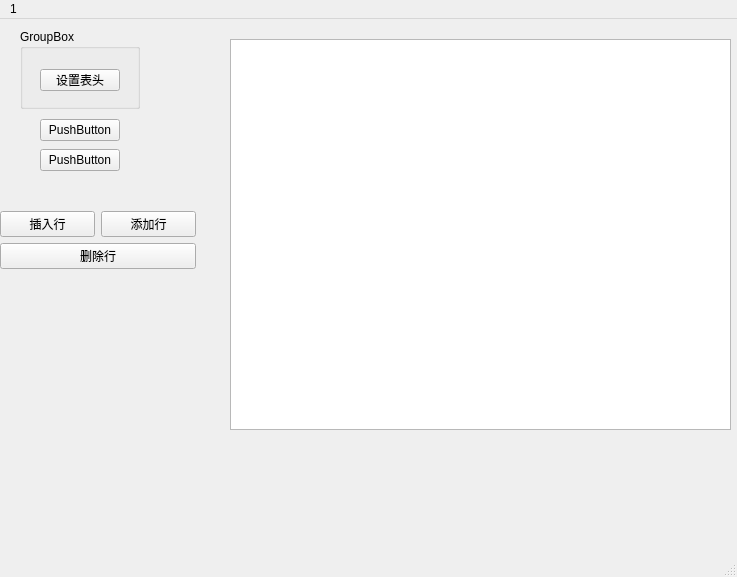
<?xml version="1.0" encoding="UTF-8"?>
<ui version="4.0">
 <class>MainWindow</class>
 <widget class="QMainWindow" name="MainWindow">
  <property name="geometry">
   <rect>
    <x>0</x>
    <y>0</y>
    <width>737</width>
    <height>577</height>
   </rect>
  </property>
  <property name="windowTitle">
   <string>MainWindow</string>
  </property>
  <widget class="QWidget" name="centralwidget">
   <widget class="QGroupBox" name="groupBox">
    <property name="geometry">
     <rect>
      <x>20</x>
      <y>10</y>
      <width>120</width>
      <height>80</height>
     </rect>
    </property>
    <property name="title">
     <string>GroupBox</string>
    </property>
    <widget class="QPushButton" name="pushButton">
     <property name="geometry">
      <rect>
       <x>20</x>
       <y>40</y>
       <width>80</width>
       <height>22</height>
      </rect>
     </property>
     <property name="text">
      <string>设置表头</string>
     </property>
    </widget>
   </widget>
   <widget class="QPushButton" name="pushButton_2">
    <property name="geometry">
     <rect>
      <x>40</x>
      <y>100</y>
      <width>80</width>
      <height>22</height>
     </rect>
    </property>
    <property name="text">
     <string>PushButton</string>
    </property>
   </widget>
   <widget class="QPushButton" name="pushButton_3">
    <property name="geometry">
     <rect>
      <x>40</x>
      <y>130</y>
      <width>80</width>
      <height>22</height>
     </rect>
    </property>
    <property name="text">
     <string>PushButton</string>
    </property>
   </widget>
   <widget class="QWidget" name="verticalLayoutWidget_2">
    <property name="geometry">
     <rect>
      <x>0</x>
      <y>170</y>
      <width>196</width>
      <height>80</height>
     </rect>
    </property>
    <layout class="QVBoxLayout" name="verticalLayout_2">
     <item>
      <spacer name="verticalSpacer">
       <property name="orientation">
        <enum>Qt::Vertical</enum>
       </property>
       <property name="sizeHint" stdset="0">
        <size>
         <width>20</width>
         <height>40</height>
        </size>
       </property>
      </spacer>
     </item>
     <item>
      <layout class="QHBoxLayout" name="horizontalLayout">
       <item>
        <widget class="QPushButton" name="pushButton_5">
         <property name="text">
          <string>插入行</string>
         </property>
        </widget>
       </item>
       <item>
        <widget class="QPushButton" name="pushButton_4">
         <property name="text">
          <string>添加行</string>
         </property>
        </widget>
       </item>
      </layout>
     </item>
     <item>
      <widget class="QPushButton" name="pushButton_6">
       <property name="text">
        <string>删除行</string>
       </property>
      </widget>
     </item>
    </layout>
   </widget>
   <widget class="QWidget" name="gridLayoutWidget">
    <property name="geometry">
     <rect>
      <x>230</x>
      <y>20</y>
      <width>501</width>
      <height>391</height>
     </rect>
    </property>
    <layout class="QGridLayout" name="gridLayout">
     <property name="sizeConstraint">
      <enum>QLayout::SetMinAndMaxSize</enum>
     </property>
     <item row="0" column="0">
      <widget class="QTableWidget" name="tableWidget"/>
     </item>
    </layout>
   </widget>
  </widget>
  <widget class="QMenuBar" name="menubar">
   <property name="geometry">
    <rect>
     <x>0</x>
     <y>0</y>
     <width>737</width>
     <height>21</height>
    </rect>
   </property>
   <widget class="QMenu" name="menu1">
    <property name="title">
     <string>1</string>
    </property>
    <addaction name="actionuseless"/>
   </widget>
   <addaction name="menu1"/>
  </widget>
  <widget class="QStatusBar" name="statusbar"/>
  <action name="actionuseless">
   <property name="text">
    <string>useless</string>
   </property>
  </action>
 </widget>
 <resources/>
 <connections/>
</ui>
